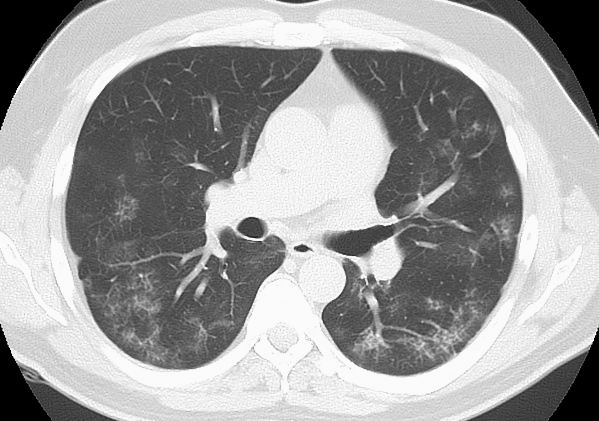
#> input picture assets/ex-covid-ct.png, 599 x 421 px
$ jupyter execute --allow-errors CovidNet.ipynb   (older library calls are emulated)
#> lines starting #> are read from the running program, lines starting #| are printed output that depends on the picture; after the words box and inside, x2 and y2 are one past the last pixel; in counts of white or black regions, pixels touching at a corner belong together
#> (the call stopped at in load_graph, `graph = tf.Graph()`: tensorflow is not available in this run)
#> (the call stopped at in load_graph, `graph = tf.Graph()`: tensorflow is not available in this run)
#> in infer, image is the input picture: shape (421, 599); min 0, max 251, mean 159.7
[cell 1]
import numpy as np
import tensorflow as tf
import sys
import json
import math
from math import ceil
import matplotlib.pyplot as plt
import os
import csv
import cv2
import sklearn
import glob
import itertools
from datetime import datetime
#import matplotlib as plt
from sklearn.metrics import confusion_matrix, ConfusionMatrixDisplay

[cell 2]
tf.__version__

[cell 3]
cv2.__version__

### data_utils

[cell 4]
# [5 lines left out: function hu_to_uint8, not called in this run]

[cell 5]
# [8 lines left out: function ensure_uint8, not called in this run]

[cell 6]
def find_contours(binary_image):
    """Helper function for finding contours"""
    return cv2.findContours(binary_image, cv2.RETR_CCOMP, cv2.CHAIN_APPROX_SIMPLE)[0]

[cell 7]
def body_contour(binary_image):
    """Helper function to get body contour"""
    contours = find_contours(binary_image)
    areas = [cv2.contourArea(cnt) for cnt in contours]
    body_idx = np.argmax(areas)
    return contours[body_idx]

[cell 8]
def auto_body_crop(image, scale=1.0):
    """Roughly crop an image to the body region"""
#> called with scale = 1
    # Create initial binary image
    filt_image = cv2.GaussianBlur(image, (5, 5), 0)
    thresh = cv2.threshold(filt_image[filt_image > 0], 0, 255, cv2.THRESH_BINARY + cv2.THRESH_OTSU)[0]
#> thresh = 158
    bin_image = np.uint8(filt_image > thresh)
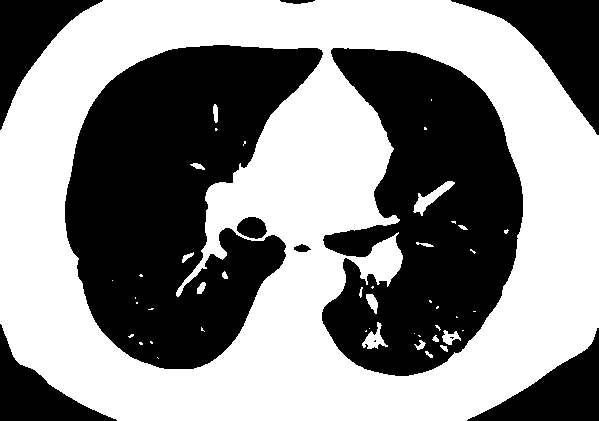
#> bin_image: shape (421, 599); values 0 (black) and 1 (white), 54% white; 11 black regions (2 under 20 px), largest, box (x1, y1, x2, y2) and area: (65, 45, 323, 369) 51982, (322, 48, 523, 376) 41757, (451, 0, 599, 135) 7438
    erode_kernel = np.ones((7, 7), dtype=np.uint8)
    bin_image = cv2.erode(bin_image, erode_kernel)
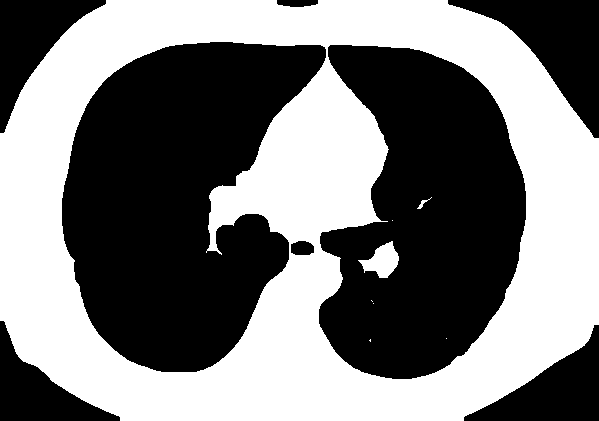
#> bin_image: shape (421, 599); values 0 (black) and 1 (white), 48.3% white; 8 white regions (5 under 20 px)

    # Find body contour
    body_cont = body_contour(bin_image).squeeze()
#> in body_contour, `contours = find_contours(binary_image)`: contours = 11 contours, 5 with area under 20; largest, box (x1, y1, x2, y2) and area: (0, 0, 599, 421) 226526, (61, 41, 327, 373) 58176, (318, 44, 527, 380) 48973, (358, 241, 399, 278) 758, (290, 240, 315, 256) 306, (417, 197, 432, 209) 24
#> in body_contour, `areas = [cv2.contourArea(cnt) for cnt in contours]`: areas = [1, 0, 0, 0, 758.5, 0, 24.5, 226526, 306, 48973, 58176.5]
#> (the rest of the program and of its run is left out)
